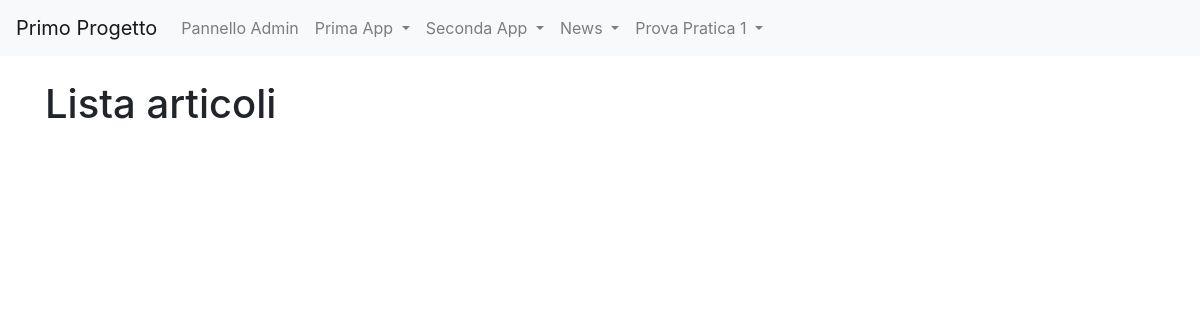
/news/lista_articoli/9, run on an earlier commit of the app's database.
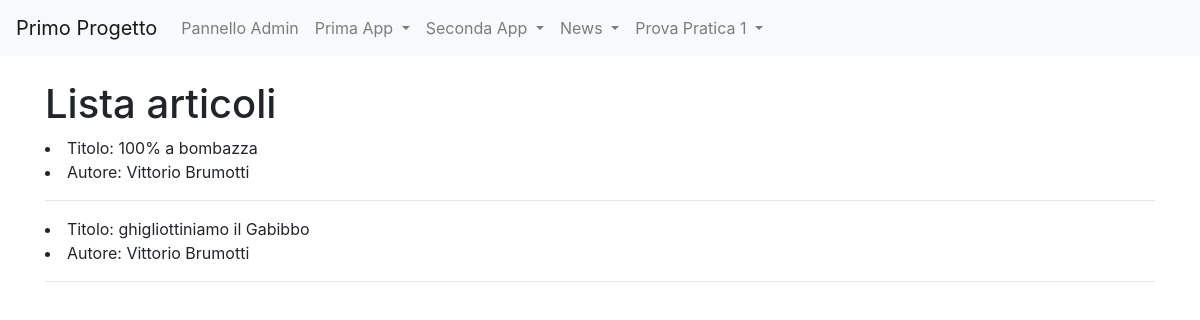
And on a later commit of the database.
### news/models.py (models this page shows, shortened)
class Articolo(models.Model):
    titolo = models.CharField(max_length=100)
    contenuto = models.TextField()
    giornalista = models.ForeignKey(Giornalista, on_delete = models.CASCADE, related_name="articoli")
    data = models.DateField(auto_now = True, blank = True)
    visualizzazioni = models.IntegerField(default = 0, blank = True)
    class Meta:
        verbose_name = "articolo"
        verbose_name_plural = "articoli"

class Giornalista(models.Model):
    nome = models.CharField(max_length=20)
    cognome = models.CharField(max_length=20)
    anno_di_nascita = models.DateField(blank = True)
    def __str__(self):
        return self.nome + " " + self.cognome
    class Meta:
        verbose_name = "Giornalista"
        verbose_name_plural = "Giornalisti"

### news/views.py (the view)
# urls.py: path('lista_articoli/<int:pk>', lista_articoli, name = 'lista_articoli'),
def lista_articoli(request, pk):
    if pk < 1:
        articoli = Articolo.objects.all()
    else:
        articoli = Articolo.objects.filter(giornalista_id = pk)
    context = {
        'articoli' : articoli,
    }
    return render(request, 'lista_articoli.html', context)

### news/templates/lista_articoli.html (shortened to what this page needs)
{% extends "base.html" %}
{% block content %}
    {% if pk %}
        <h1>Articoli di {{ articoli.0.giornalista}} </h1>
        {% for articolo in articoli %}
            <li>Titolo: {{ articolo.titolo }}</li>
            <hr>
        {% endfor %}
    {% else %}
        <h1>Lista articoli</h1>
        {% for articolo in articoli %}
            <li>Titolo: {{ articolo.titolo }}</li>
            <li>Autore: {{ articolo.giornalista }}</li>
            <hr>
        {% endfor %}
    {% endif %}
{% endblock content %}

What changed in the data, as far as the page shows it:
added Articolo: titolo "100% a bombazza", giornalista "Vittorio Brumotti"
added Articolo: titolo "ghigliottiniamo il Gabibbo", giornalista "Vittorio Brumotti"
